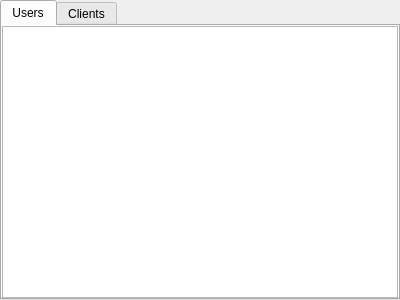
<?xml version="1.0" encoding="UTF-8"?>
<ui version="4.0">
 <class>CUserComponent</class>
 <widget class="QTabWidget" name="CUserComponent">
  <property name="geometry">
   <rect>
    <x>0</x>
    <y>0</y>
    <width>400</width>
    <height>300</height>
   </rect>
  </property>
  <property name="sizePolicy">
   <sizepolicy hsizetype="Preferred" vsizetype="Preferred">
    <horstretch>0</horstretch>
    <verstretch>0</verstretch>
   </sizepolicy>
  </property>
  <property name="windowTitle">
   <string>TabWidget</string>
  </property>
  <property name="currentIndex">
   <number>0</number>
  </property>
  <widget class="QWidget" name="tb_AllUsers">
   <attribute name="title">
    <string>Users</string>
   </attribute>
   <layout class="QVBoxLayout" name="vl_AllUsers">
    <property name="spacing">
     <number>0</number>
    </property>
    <property name="leftMargin">
     <number>0</number>
    </property>
    <property name="topMargin">
     <number>0</number>
    </property>
    <property name="rightMargin">
     <number>0</number>
    </property>
    <property name="bottomMargin">
     <number>0</number>
    </property>
    <item>
     <widget class="BlackGui::Views::CUserView" name="tvp_AllUsers">
      <attribute name="verticalHeaderVisible">
       <bool>false</bool>
      </attribute>
     </widget>
    </item>
   </layout>
  </widget>
  <widget class="QWidget" name="tb_Clients">
   <attribute name="title">
    <string>Clients</string>
   </attribute>
   <layout class="QVBoxLayout" name="vl_Clients">
    <property name="spacing">
     <number>0</number>
    </property>
    <property name="leftMargin">
     <number>0</number>
    </property>
    <property name="topMargin">
     <number>0</number>
    </property>
    <property name="rightMargin">
     <number>0</number>
    </property>
    <property name="bottomMargin">
     <number>0</number>
    </property>
    <item>
     <widget class="BlackGui::Views::CClientView" name="tvp_Clients">
      <attribute name="verticalHeaderVisible">
       <bool>false</bool>
      </attribute>
     </widget>
    </item>
   </layout>
  </widget>
 </widget>
 <customwidgets>
  <customwidget>
   <class>BlackGui::Views::CUserView</class>
   <extends>QTableView</extends>
   <header>blackgui/views/userview.h</header>
  </customwidget>
  <customwidget>
   <class>BlackGui::Views::CClientView</class>
   <extends>QTableView</extends>
   <header>blackgui/views/clientview.h</header>
  </customwidget>
 </customwidgets>
 <resources/>
 <connections/>
</ui>
